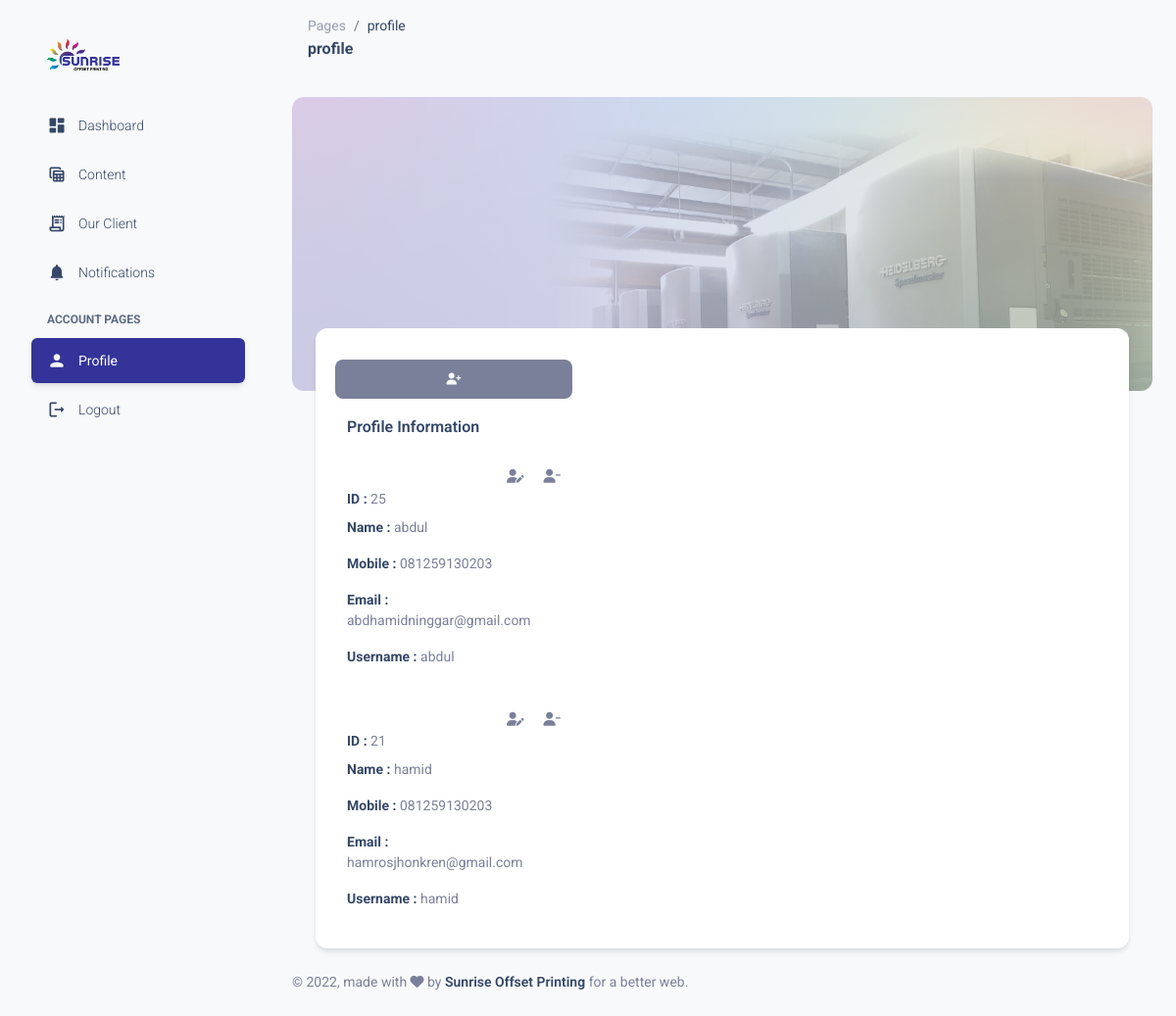
/admin/profile.php (signed in), run on the app's committed database.
### tables this page shows
CREATE TABLE `pengguna` (
  `id_pengguna` int(11) NOT NULL,
  `kode_pengguna` char(9) NOT NULL,
  `nama_pengguna` varchar(50) NOT NULL,
  `email` varchar(35) NOT NULL,
  `no_telp` char(14) NOT NULL,
  `username` varchar(50) NOT NULL,
  `password` varchar(100) NOT NULL,
  `status` int(11) NOT NULL
);

### admin/profile.php (the view, shortened to what this page needs)
<!DOCTYPE html>
<html lang="en">
  <head>
<link href="../admin/assets/css/nucleo-icons.css" rel="stylesheet" />
<link href="../admin/assets/css/nucleo-svg.css" rel="stylesheet" />
<link id="pagestyle" href="../admin/assets/css/material-dashboard.css" rel="stylesheet" />
  </head>
  <body class="g-sidenav-show  bg-gray-100">
 <aside class="sidenav navbar navbar-vertical navbar-expand-xs border-0 border-radius-xl my-3 fixed-start ms-3   bg-gradient-white" id="sidenav-main">
  <div class="sidenav-header">
    <a class="navbar-brand m-0" href="" target="_blank">
      <img src="assets/img/logo2.png" class="navbar-brand-img h-100" alt="main_logo">
    </a>
  </div>
  <hr class="horizontal light mt-0 mb-2">
  <div class="collapse navbar-collapse  w-auto " id="sidenav-collapse-main">
    <ul class="navbar-nav">
<li class="nav-item">
  <a class="nav-link text-dark " href="./index.php">
      <div class="text-dark text-center me-2 d-flex align-items-center justify-content-center">
        <i class="material-icons opacity-10">dashboard</i>
      </div>
    <span class="nav-link-text ms-1">Dashboard</span>
  </a>
</li>
<li class="nav-item">
  <a class="nav-link text-dark  " href="./content.php">
      <div class="text-dark text-center me-2 d-flex align-items-center justify-content-center">
        <i class="material-icons opacity-10">table_view</i>
      </div>
    <span class="nav-link-text ms-1">Content</span>
  </a>
</li>
<li class="nav-item">
  <a class="nav-link text-dark  " href="./ourclient.php">
      <div class="text-dark  text-center me-2 d-flex align-items-center justify-content-center">
        <i class="material-icons opacity-10">receipt_long</i>
      </div>
    <span class="nav-link-text ms-1">Our Client</span>
  </a>
</li>
<li class="nav-item">
  <a class="nav-link text-dark " href="./notifications.php">
      <div class="text-dark text-center me-2 d-flex align-items-center justify-content-center">
        <i class="material-icons opacity-10">notifications</i>
      </div>
    <span class="nav-link-text ms-1">Notifications</span>
  </a>
</li>
    <li class="nav-item mt-3">
      <h6 class="ps-4 ms-2 text-uppercase text-xs text-dark font-weight-bolder opacity-8">Account pages</h6>
    </li>
<li class="nav-item">
  <a class="nav-link text-dark active bg-gradient-primary " href="./profile.php">
      <div class="text-dark text-center me-2 d-flex align-items-center justify-content-center">
        <i class="material-icons opacity-10">person</i>
      </div>
    <span class="nav-link-text ms-1">Profile</span>
  </a>
</li>
      <li class="nav-item">
        <a class="nav-link text-dark " href="./logout.php">
            <div class="text-dark text-center me-2 d-flex align-items-center justify-content-center">
              <i class="material-icons opacity-10">logout</i>
            </div>
          <span class="nav-link-text ms-1">Logout</span>
        </a>
      </li>
    </ul>
  </div>
</aside>
      <main class="main-content border-radius-lg ">
<nav class="navbar navbar-main navbar-expand-lg px-0 mx-4 shadow-none border-radius-xl" id="navbarBlur" data-scroll="true">
  <div class="container-fluid py-1 px-3">
    <nav aria-label="breadcrumb">
      <ol class="breadcrumb bg-transparent mb-0 pb-0 pt-1 px-0 me-sm-6 me-5">
        <li class="breadcrumb-item text-sm"><a class="opacity-5 text-dark" href="javascript:;">Pages</a></li>
        <li class="breadcrumb-item text-sm text-dark active" aria-current="page">profile</li>
      </ol>
      <h6 class="font-weight-bolder mb-0">profile</h6>
  </nav>
  </div>
  </nav>
<div class="container-fluid px-2 px-md-4">
      <div class="page-header min-height-300 border-radius-xl mt-4" style="background-image: url('../assets/img/background-01.png');">
        <span class="mask  bg-gradient-primary  opacity-1"></span>
      </div>
      <div class="card card-body mx-3 mx-md-4 mt-n6">
        <div class="row gx-4">
<div class="col-12 col-xl-4">
              <div class="card card-plain h-100">
                <div class="card-header pb-0 p-3">
                  <div class="row">
                  <a class="btn btn-secondary mb-3" id="btn-tambah-profile">
                        <i class="fas fa-user-plus" data-bs-toggle="tooltip" data-bs-placement="top" title="Tambah Profile"></i>
                      </a>
                    <div class="col d-flex align-items-center">
                      <h6 class="mb-2">Profile Information</h6>
                    </div>
                  </div>
                </div>
                <?php
                        include '../config/database.php';
                        $sql="select * from pengguna order by id_pengguna desc";
                        $hasil=mysqli_query($kon,$sql);
                        while ($data = mysqli_fetch_array($hasil)):
                    ?>
                <div class="card-body p-3">
                  <ul class="list-group">
                  <div class="ms-auto text-end">
                      <a class="btn-edit" id_pengguna="<?php echo $data['id_pengguna']; ?>" kode_pengguna="<?php echo $data['kode_pengguna']; ?>">
                        <i class="fas fa-user-edit text-secondary text-sm mx-3"></i>
                      </a>
                      <a class="btn-hapus" id_pengguna="<?php echo $data['id_pengguna']; ?>" kode_pengguna="<?php echo $data['kode_pengguna']; ?>" ><i class="fas fa-user-minus text-secondary text-sm"></i>
                      </a>
                    </div>
                    <li class="list-group-item border-0 ps-0 pt-0 text-sm"><strong class="text-dark">ID : </strong><?php echo $data['id_pengguna']; ?></li>
                    <li class="list-group-item border-0 ps-0 pt-0 text-sm"><strong class="text-dark">Name : </strong><?php echo $data['nama_pengguna']; ?></li>
                    <li class="list-group-item border-0 ps-0 text-sm"><strong class="text-dark">Mobile : </strong><?php echo $data['no_telp']; ?></li>
                    <li class="list-group-item border-0 ps-0 text-sm"><strong class="text-dark">Email : </strong><?php echo $data['email']; ?></li>
                    <li class="list-group-item border-0 ps-0 text-sm"><strong class="text-dark">Username : </strong><?php echo $data['username']; ?></li>
                  </ul>
                </div>
                <?php endwhile; ?>
              </div>
            </div>
            </div>
              </div>
            </div>
<footer class="footer py-4 w-100  ">
  <div class="container-fluid">
    <div class="row align-items-center justify-content-lg-between">
      <div class="col-lg-6 mb-lg-0 mb-4">
        <div class="copyright text-center text-sm text-muted text-lg-start">
          © ,
          made with <i class="fa fa-heart"></i> by
          <a href="" class="font-weight-bold" target="_blank">Sunrise Offset Printing</a>
          for a better web.
        </div>
      </div>
    </div>
  </div>
</footer>
</main>
  </body>
</html>

### data on the page
pengguna: id_pengguna "25", nama_pengguna "abdul", no_telp "081259130203", email "abdhamidninggar@gmail.com", username "abdul"
pengguna: id_pengguna "21", nama_pengguna "hamid", no_telp "081259130203", email "hamrosjhonkren@gmail.com", username "hamid"
